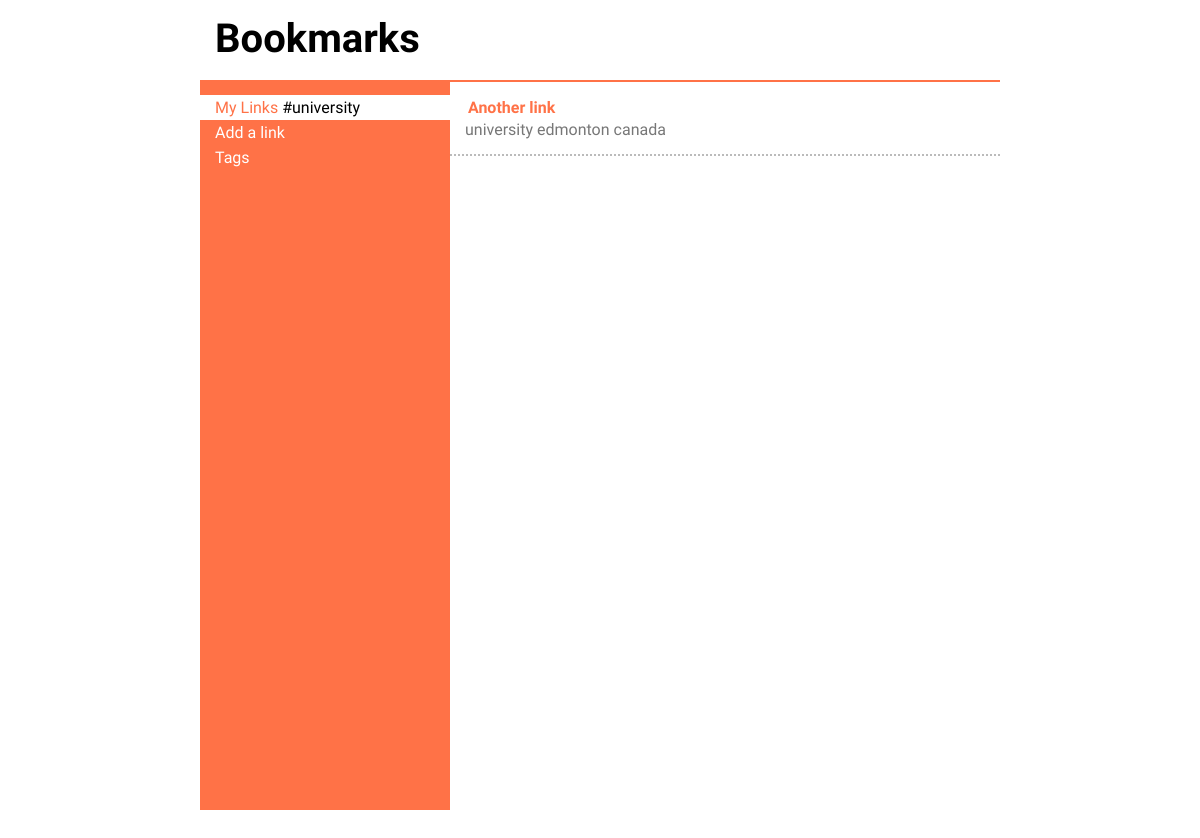
Before: /bookmarks/tags/university/ with the older database file.
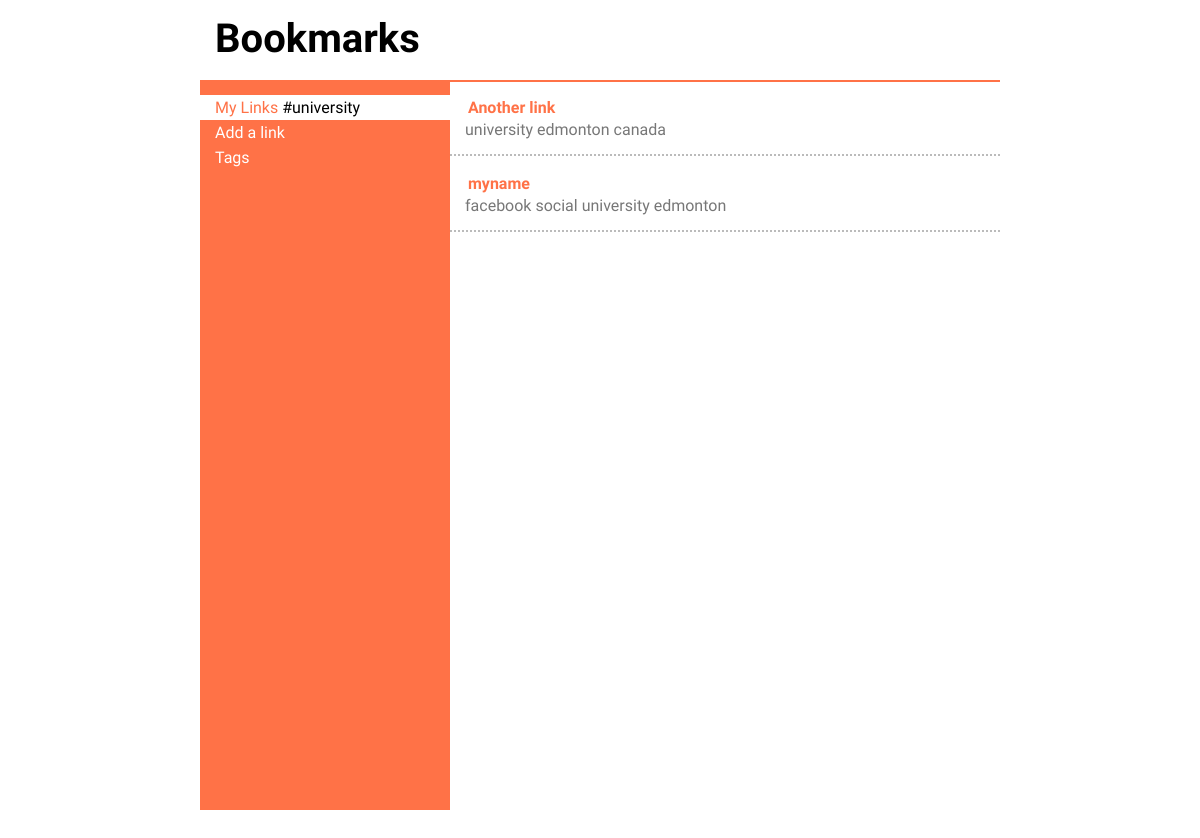
After: the same page with the newer database file.
### main/models.py (models this page shows, shortened)
class Link(models.Model):
       title = models.CharField(max_length=128,unique=True)
       url = models.URLField()
       tags = models.ManyToManyField(Tag)

class Tag(models.Model):
       name = models.CharField(max_length=128,unique=True)

### main/views.py (the view)
# urls.py: url(r'^tags/(?P<tag_name>\w+)/$',views.tag,name='tag'),
def tag(request,tag_name):
    context = RequestContext(request)
    the_tag = Tag.objects.get(name=tag_name)
    links = the_tag.link_set.all()
    return render_to_response('main/index.html', {'links': links,'tag_name':'#' + tag_name }, context)

### templates/main/index.html (shortened to what this page needs)
<!DOCTYPE html>
{% load static %}
<html>
    <head>
        <link rel="stylesheet" href="{% static 'css/style.css' %}" media="all" />
    </head>
    <body>
        <div id="wrapper">
            <header>
            <h1>Bookmarks</h1>
            </header>
            <div id="main">
                <div id="sidebar">
                    <ul>
                        <li class="active" id="home">
                        <a href="/bookmarks/">My Links</a>
                        {% if tag_name %}
                            {{ tag_name }}
                        {% endif %}
                        </li>
                        <li><a href="javascript:;" id="addLink">Add a link</a></li>
                        <li><a href="/bookmarks/tags">Tags</a></li>
                    </ul>
                </div><div id="content">
                    {% for link in links %}
                    <div class="link">
                        <h4><a href="{{ link.url }}">{{ link.title }}</a></h4>
                        <p class="tags">
                            {% for tag in link.tags.all %}
                            <a href="/bookmarks/tags/{{tag.name}}">{{tag.name}}</a>
                            {% endfor %}
                        </p>
                    </div>
                   {% endfor %}
                </div>
            </div>
        </div>
    </body>
</html>

Changed rows visible on the page:
added Link: title "myname", Tag (name "university"), Tag (name "edmonton")
now on this page (row unchanged): Tag: name "facebook", shown under "myname"
now on this page (row unchanged): Tag: name "social", shown under "myname"
